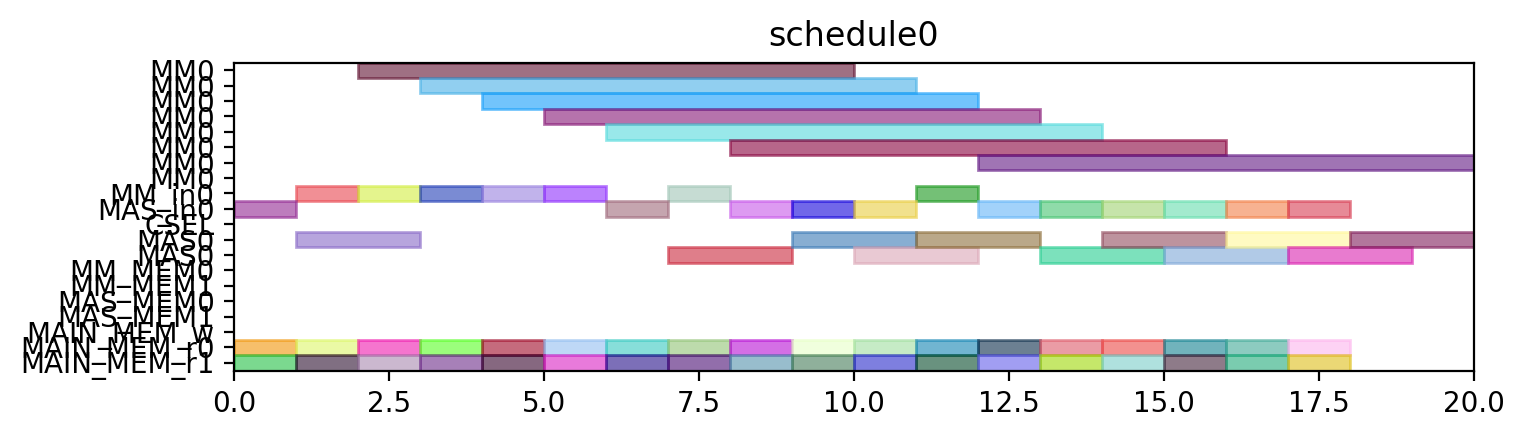

Here is the Python script that generated this plot:
from pyschedule import Scenario, solvers, plotters, alt


def solve():
	horizon = 120
	S = Scenario("schedule0", horizon=horizon)

	# resource
	MM = S.Resources('MM', num=1, size=8)
	MM_in = S.Resources('MM_in', num=1)
	MAS_in = S.Resources('MAS_in', num=1)
	CSEL = S.Resource('CSEL')
	MAS = S.Resources('MAS', num=1, size=2, periods=range(1, horizon))
	MM_MEM = S.Resources('MM_MEM', num=2)
	MAS_MEM = S.Resources('MAS_MEM', num=2)
	MAIN_MEM_w = S.Resource('MAIN_MEM_w', size=1)
	MAIN_MEM_r = S.Resources('MAIN_MEM_r', num=2)

	# result of previous scheduling

	# new tasks
	t0_t0 = S.Task('t0_t0', length=2, delay_cost=1)
	t0_t0 += alt(MAS)
	t0_t0_in = S.Task('t0_t0_in', length=1, delay_cost=1)
	t0_t0_in += alt(MAS_in)
	S += t0_t0_in*MAS_in[0]<=t0_t0*MAS[0]

	t0_t0_mem0 = S.Task('t0_t0_mem0', length=1, delay_cost=1)
	t0_t0_mem0 += MAIN_MEM_r[0]
	S += t0_t0_mem0 <= t0_t0

	t0_t0_mem1 = S.Task('t0_t0_mem1', length=1, delay_cost=1)
	t0_t0_mem1 += MAIN_MEM_r[1]
	S += t0_t0_mem1 <= t0_t0

	t0_t1 = S.Task('t0_t1', length=2, delay_cost=1)
	t0_t1 += alt(MAS)
	t0_t1_in = S.Task('t0_t1_in', length=1, delay_cost=1)
	t0_t1_in += alt(MAS_in)
	S += t0_t1_in*MAS_in[0]<=t0_t1*MAS[0]

	t0_t1_mem0 = S.Task('t0_t1_mem0', length=1, delay_cost=1)
	t0_t1_mem0 += MAIN_MEM_r[0]
	S += t0_t1_mem0 <= t0_t1

	t0_t1_mem1 = S.Task('t0_t1_mem1', length=1, delay_cost=1)
	t0_t1_mem1 += MAIN_MEM_r[1]
	S += t0_t1_mem1 <= t0_t1

	t0_t3 = S.Task('t0_t3', length=8, delay_cost=1)
	t0_t3 += alt(MM)
	t0_t3_in = S.Task('t0_t3_in', length=1, delay_cost=1)
	t0_t3_in += alt(MM_in)
	S += t0_t3_in*MM_in[0]<=t0_t3*MM[0]
	t0_t3_mem0 = S.Task('t0_t3_mem0', length=1, delay_cost=1)
	t0_t3_mem0 += MAIN_MEM_r[0]
	S += t0_t3_mem0 <= t0_t3

	t0_t3_mem1 = S.Task('t0_t3_mem1', length=1, delay_cost=1)
	t0_t3_mem1 += MAIN_MEM_r[1]
	S += t0_t3_mem1 <= t0_t3

	t1_t0 = S.Task('t1_t0', length=2, delay_cost=1)
	t1_t0 += alt(MAS)
	t1_t0_in = S.Task('t1_t0_in', length=1, delay_cost=1)
	t1_t0_in += alt(MAS_in)
	S += t1_t0_in*MAS_in[0]<=t1_t0*MAS[0]

	t1_t0_mem0 = S.Task('t1_t0_mem0', length=1, delay_cost=1)
	t1_t0_mem0 += MAIN_MEM_r[0]
	S += t1_t0_mem0 <= t1_t0

	t1_t0_mem1 = S.Task('t1_t0_mem1', length=1, delay_cost=1)
	t1_t0_mem1 += MAIN_MEM_r[1]
	S += t1_t0_mem1 <= t1_t0

	t1_t1 = S.Task('t1_t1', length=2, delay_cost=1)
	t1_t1 += alt(MAS)
	t1_t1_in = S.Task('t1_t1_in', length=1, delay_cost=1)
	t1_t1_in += alt(MAS_in)
	S += t1_t1_in*MAS_in[0]<=t1_t1*MAS[0]

	t1_t1_mem0 = S.Task('t1_t1_mem0', length=1, delay_cost=1)
	t1_t1_mem0 += MAIN_MEM_r[0]
	S += t1_t1_mem0 <= t1_t1

	t1_t1_mem1 = S.Task('t1_t1_mem1', length=1, delay_cost=1)
	t1_t1_mem1 += MAIN_MEM_r[1]
	S += t1_t1_mem1 <= t1_t1

	t1_t3 = S.Task('t1_t3', length=8, delay_cost=1)
	t1_t3 += alt(MM)
	t1_t3_in = S.Task('t1_t3_in', length=1, delay_cost=1)
	t1_t3_in += alt(MM_in)
	S += t1_t3_in*MM_in[0]<=t1_t3*MM[0]
	t1_t3_mem0 = S.Task('t1_t3_mem0', length=1, delay_cost=1)
	t1_t3_mem0 += MAIN_MEM_r[0]
	S += t1_t3_mem0 <= t1_t3

	t1_t3_mem1 = S.Task('t1_t3_mem1', length=1, delay_cost=1)
	t1_t3_mem1 += MAIN_MEM_r[1]
	S += t1_t3_mem1 <= t1_t3

	t2_t2 = S.Task('t2_t2', length=2, delay_cost=1)
	t2_t2 += alt(MAS)
	t2_t2_in = S.Task('t2_t2_in', length=1, delay_cost=1)
	t2_t2_in += alt(MAS_in)
	S += t2_t2_in*MAS_in[0]<=t2_t2*MAS[0]

	t2_t2_mem0 = S.Task('t2_t2_mem0', length=1, delay_cost=1)
	t2_t2_mem0 += MAIN_MEM_r[0]
	S += t2_t2_mem0 <= t2_t2

	t2_t2_mem1 = S.Task('t2_t2_mem1', length=1, delay_cost=1)
	t2_t2_mem1 += MAIN_MEM_r[1]
	S += t2_t2_mem1 <= t2_t2

	t5_t0 = S.Task('t5_t0', length=8, delay_cost=1)
	t5_t0 += alt(MM)
	t5_t0_in = S.Task('t5_t0_in', length=1, delay_cost=1)
	t5_t0_in += alt(MM_in)
	S += t5_t0_in*MM_in[0]<=t5_t0*MM[0]
	t5_t0_mem0 = S.Task('t5_t0_mem0', length=1, delay_cost=1)
	t5_t0_mem0 += MAIN_MEM_r[0]
	S += t5_t0_mem0 <= t5_t0

	t5_t0_mem1 = S.Task('t5_t0_mem1', length=1, delay_cost=1)
	t5_t0_mem1 += MAIN_MEM_r[1]
	S += t5_t0_mem1 <= t5_t0

	t5_t1 = S.Task('t5_t1', length=8, delay_cost=1)
	t5_t1 += alt(MM)
	t5_t1_in = S.Task('t5_t1_in', length=1, delay_cost=1)
	t5_t1_in += alt(MM_in)
	S += t5_t1_in*MM_in[0]<=t5_t1*MM[0]
	t5_t1_mem0 = S.Task('t5_t1_mem0', length=1, delay_cost=1)
	t5_t1_mem0 += MAIN_MEM_r[0]
	S += t5_t1_mem0 <= t5_t1

	t5_t1_mem1 = S.Task('t5_t1_mem1', length=1, delay_cost=1)
	t5_t1_mem1 += MAIN_MEM_r[1]
	S += t5_t1_mem1 <= t5_t1

	t5_t2 = S.Task('t5_t2', length=2, delay_cost=1)
	t5_t2 += alt(MAS)
	t5_t2_in = S.Task('t5_t2_in', length=1, delay_cost=1)
	t5_t2_in += alt(MAS_in)
	S += t5_t2_in*MAS_in[0]<=t5_t2*MAS[0]

	t5_t2_mem0 = S.Task('t5_t2_mem0', length=1, delay_cost=1)
	t5_t2_mem0 += MAIN_MEM_r[0]
	S += t5_t2_mem0 <= t5_t2

	t5_t2_mem1 = S.Task('t5_t2_mem1', length=1, delay_cost=1)
	t5_t2_mem1 += MAIN_MEM_r[1]
	S += t5_t2_mem1 <= t5_t2

	t5_t3 = S.Task('t5_t3', length=2, delay_cost=1)
	t5_t3 += alt(MAS)
	t5_t3_in = S.Task('t5_t3_in', length=1, delay_cost=1)
	t5_t3_in += alt(MAS_in)
	S += t5_t3_in*MAS_in[0]<=t5_t3*MAS[0]

	t5_t3_mem0 = S.Task('t5_t3_mem0', length=1, delay_cost=1)
	t5_t3_mem0 += MAIN_MEM_r[0]
	S += t5_t3_mem0 <= t5_t3

	t5_t3_mem1 = S.Task('t5_t3_mem1', length=1, delay_cost=1)
	t5_t3_mem1 += MAIN_MEM_r[1]
	S += t5_t3_mem1 <= t5_t3

	t7_t0 = S.Task('t7_t0', length=2, delay_cost=1)
	t7_t0 += alt(MAS)
	t7_t0_in = S.Task('t7_t0_in', length=1, delay_cost=1)
	t7_t0_in += alt(MAS_in)
	S += t7_t0_in*MAS_in[0]<=t7_t0*MAS[0]

	t7_t0_mem0 = S.Task('t7_t0_mem0', length=1, delay_cost=1)
	t7_t0_mem0 += MAIN_MEM_r[0]
	S += t7_t0_mem0 <= t7_t0

	t7_t0_mem1 = S.Task('t7_t0_mem1', length=1, delay_cost=1)
	t7_t0_mem1 += MAIN_MEM_r[1]
	S += t7_t0_mem1 <= t7_t0

	t7_t1 = S.Task('t7_t1', length=2, delay_cost=1)
	t7_t1 += alt(MAS)
	t7_t1_in = S.Task('t7_t1_in', length=1, delay_cost=1)
	t7_t1_in += alt(MAS_in)
	S += t7_t1_in*MAS_in[0]<=t7_t1*MAS[0]

	t7_t1_mem0 = S.Task('t7_t1_mem0', length=1, delay_cost=1)
	t7_t1_mem0 += MAIN_MEM_r[0]
	S += t7_t1_mem0 <= t7_t1

	t7_t1_mem1 = S.Task('t7_t1_mem1', length=1, delay_cost=1)
	t7_t1_mem1 += MAIN_MEM_r[1]
	S += t7_t1_mem1 <= t7_t1

	t7_t3 = S.Task('t7_t3', length=8, delay_cost=1)
	t7_t3 += alt(MM)
	t7_t3_in = S.Task('t7_t3_in', length=1, delay_cost=1)
	t7_t3_in += alt(MM_in)
	S += t7_t3_in*MM_in[0]<=t7_t3*MM[0]
	t7_t3_mem0 = S.Task('t7_t3_mem0', length=1, delay_cost=1)
	t7_t3_mem0 += MAIN_MEM_r[0]
	S += t7_t3_mem0 <= t7_t3

	t7_t3_mem1 = S.Task('t7_t3_mem1', length=1, delay_cost=1)
	t7_t3_mem1 += MAIN_MEM_r[1]
	S += t7_t3_mem1 <= t7_t3

	t10_t0 = S.Task('t10_t0', length=8, delay_cost=1)
	t10_t0 += alt(MM)
	t10_t0_in = S.Task('t10_t0_in', length=1, delay_cost=1)
	t10_t0_in += alt(MM_in)
	S += t10_t0_in*MM_in[0]<=t10_t0*MM[0]
	t10_t0_mem0 = S.Task('t10_t0_mem0', length=1, delay_cost=1)
	t10_t0_mem0 += MAIN_MEM_r[0]
	S += t10_t0_mem0 <= t10_t0

	t10_t0_mem1 = S.Task('t10_t0_mem1', length=1, delay_cost=1)
	t10_t0_mem1 += MAIN_MEM_r[1]
	S += t10_t0_mem1 <= t10_t0

	t10_t1 = S.Task('t10_t1', length=8, delay_cost=1)
	t10_t1 += alt(MM)
	t10_t1_in = S.Task('t10_t1_in', length=1, delay_cost=1)
	t10_t1_in += alt(MM_in)
	S += t10_t1_in*MM_in[0]<=t10_t1*MM[0]
	t10_t1_mem0 = S.Task('t10_t1_mem0', length=1, delay_cost=1)
	t10_t1_mem0 += MAIN_MEM_r[0]
	S += t10_t1_mem0 <= t10_t1

	t10_t1_mem1 = S.Task('t10_t1_mem1', length=1, delay_cost=1)
	t10_t1_mem1 += MAIN_MEM_r[1]
	S += t10_t1_mem1 <= t10_t1

	t10_t2 = S.Task('t10_t2', length=2, delay_cost=1)
	t10_t2 += alt(MAS)
	t10_t2_in = S.Task('t10_t2_in', length=1, delay_cost=1)
	t10_t2_in += alt(MAS_in)
	S += t10_t2_in*MAS_in[0]<=t10_t2*MAS[0]

	t10_t2_mem0 = S.Task('t10_t2_mem0', length=1, delay_cost=1)
	t10_t2_mem0 += MAIN_MEM_r[0]
	S += t10_t2_mem0 <= t10_t2

	t10_t2_mem1 = S.Task('t10_t2_mem1', length=1, delay_cost=1)
	t10_t2_mem1 += MAIN_MEM_r[1]
	S += t10_t2_mem1 <= t10_t2

	t10_t3 = S.Task('t10_t3', length=2, delay_cost=1)
	t10_t3 += alt(MAS)
	t10_t3_in = S.Task('t10_t3_in', length=1, delay_cost=1)
	t10_t3_in += alt(MAS_in)
	S += t10_t3_in*MAS_in[0]<=t10_t3*MAS[0]

	t10_t3_mem0 = S.Task('t10_t3_mem0', length=1, delay_cost=1)
	t10_t3_mem0 += MAIN_MEM_r[0]
	S += t10_t3_mem0 <= t10_t3

	t10_t3_mem1 = S.Task('t10_t3_mem1', length=1, delay_cost=1)
	t10_t3_mem1 += MAIN_MEM_r[1]
	S += t10_t3_mem1 <= t10_t3

	solvers.mip.solve(S,msg=1,kind='CPLEX',ratio_gap=1.01)

	solution = [['hoge']*len(S.solution()[1]) for i in range(len(S.solution()))]
	for i in range(len(S.solution())):
		for j in range(len(S.solution()[i])):
			solution[i][j]=str(S.solution()[i][j])
	print(solution)

	cycles = int(solution[-1][3])

	pic_file_name = "/mnt/rose/usr1/fukuda/ABE/multiRAM_multiMAS_16mux/scheduling_result/stage8MM1_stage2MAS1/EP2_DBL_w_EVAL/schedule0.png"
	if(S.solution() != []):
		plotters.matplotlib.plot(S,img_filename=pic_file_name, show_task_labels=False, fig_size=(cycles*0.25+3, 2))

	return solution
